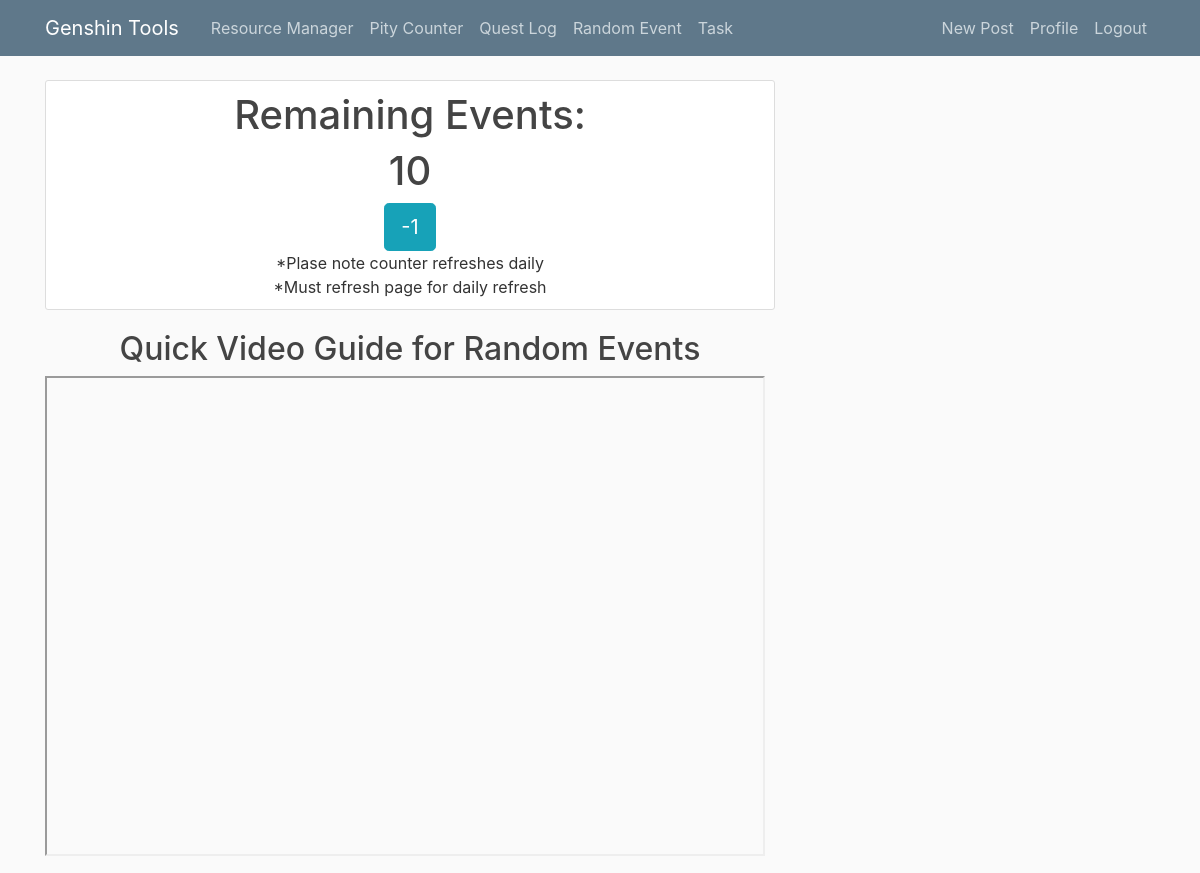
Page /random_event/ (signed in) on the earlier database version.
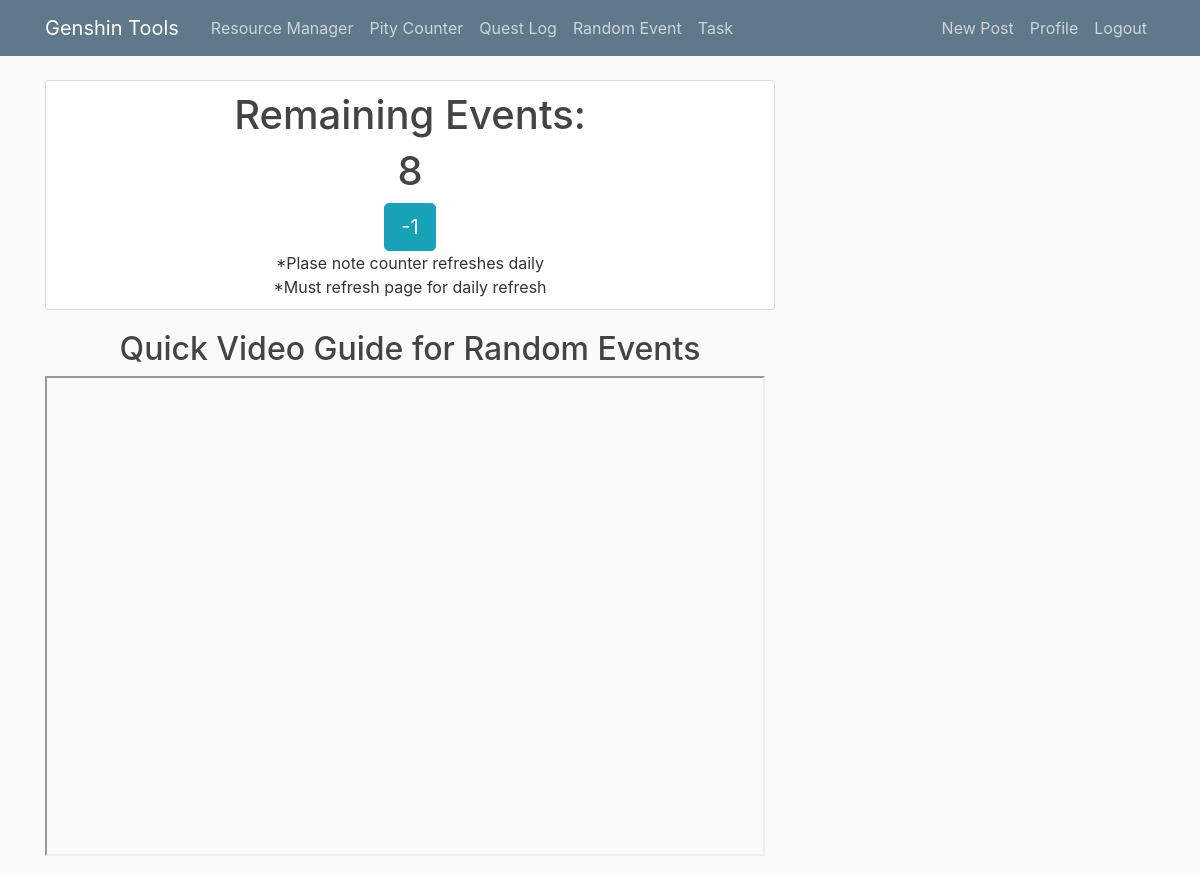
Same page on the later database version.
### users/models.py (models this page shows, shortened)
class Profile(models.Model):
    user = models.OneToOneField(User, on_delete=models.CASCADE)
    image = models.ImageField(default='default.jpg', upload_to='profile_pics')
    character = models.IntegerField(default=0)
    weapon = models.IntegerField(default=0)
    standard = models.IntegerField(default=0)
    event = models.IntegerField(default=10)
    date = models.DateTimeField(default=timezone.now)
    blessing = models.BooleanField(default=False)
    def save(self, *args, **kwargs):
        super().save(*args, **kwargs)
        img = Image.open(self.image.path)
        if img.height > 300 or img.width > 300:
            output_size = (300, 300)
            img.thumbnail(output_size)
            img.save(self.image.path)

### random_event/views.py (the view, shortened to what this page needs)
# urls.py: path('random_event/', RandomEventView.as_view(), name='random_event'),
class RandomEventView(View):
    def get(self, request):
        if (not request.user.is_anonymous and
            request.user.profile.date.date() != timezone.now().date()):
            request.user.profile.date = timezone.now()
            request.user.profile.event = 10
            request.user.profile.save()
        context = {
            'profile': Profile() if request.user.is_anonymous else request.user.profile
        }
        return render(request, 'random_event.html', context)

### random_event/templates/random_event.html (shortened to what this page needs)
{% extends "website/base.html" %}
{% load static %}
{% block content %}
  <link rel="stylesheet" href="{% static 'random_event/styles.css' %}">
  <div class='content-section text-center'>
    <form id='EventForm' method='post'>
      <h1>Remaining Events: </h1>
      <h1 id='num'>{{ profile.event }}</h1>
      <div>
        <button type="button" class="btn btn-info btn-lg">-1</button>
      </div>
    </form>
    <div>
      <text>*Plase note counter refreshes daily</text>
    </div>
    <div>
      <text>*Must refresh page for daily refresh</text>
    </div>
  </div>
  <h2 class='text-center'>Quick Video Guide for Random Events<h2>
  <iframe width="720" height="480" src="https://www.youtube.com/embed/bpteD4cugIg?"></iframe>
{% endblock content %}

Differences in the rows shown:
changed Profile: event "10" → "8"
